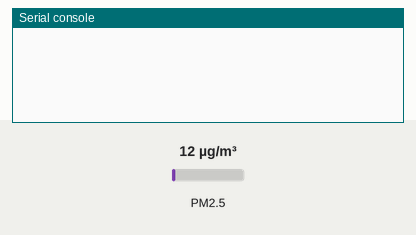
Recording of a program running on a simulated MicroPython board. Parts: the last lines printed to the serial console. Inputs (shaded band) come from the test bench; at power-on: PM2.5 12 µg/m³.

Above: at 1.2 s.
1.3 s: PM2.5 set to 6 µg/m³
At 6.4 s:
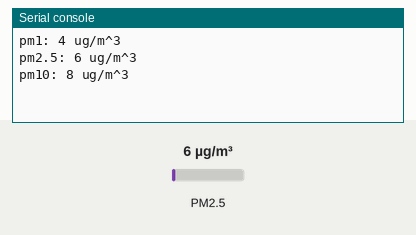
6.8 s: PM2.5 set to 75 µg/m³
At 11.8 s:
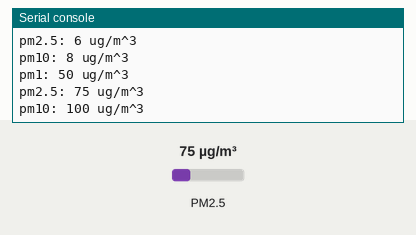
Timing chart, 0 to 13.3 s (numbered marks = the images above; inputs shaded):
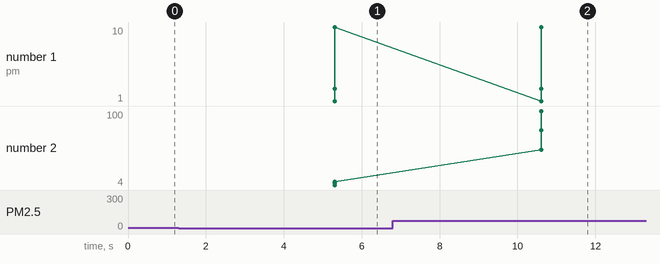

Measured:
- after the input at 1.3 s, the serial console: prints a new line after 4.0 s (image 1)
- after the input at 6.8 s, the serial console: prints a new line after 3.8 s (image 2)
- plotted number 2: 8 → 100 after the input at 6.8 s

The program:

ch03_pms5003.py
```python
import struct
import time
import sys

data_format = ">BBHHHHHHHHHHHHHHH"
mode_passive = b'\xe1\x00\x00'
command_read = b'\xe2\x00\x00'
start_of_frame = bytearray(b'\x42\x4d')

set_passive_command = bytearray()
set_passive_command.extend(start_of_frame)
set_passive_command.extend(mode_passive)
set_passive_command.extend(
    sum(set_passive_command).to_bytes(2, "big"))

read_command = bytearray()
read_command.extend(start_of_frame)
read_command.extend(command_read)
read_command.extend(sum(read_command).to_bytes(2, "big"))

def available(uart):
    if sys.implementation.name == "micropython":
        return uart.any()
    else:
        return uart.in_waiting

def get_ticks():
    if sys.implementation.name == "micropython":
        return time.ticks_ms()
    else:
        return time.monotonic() * 1000

def init_pms5003(uart):
    uart.write(set_passive_command)


def read_pms5003(uart):
    timeout = 200 # in ms
    uart.write(read_command)

    time.sleep(0.1)

    raw_data = bytes()
    got_data = False
    while available(uart) > 0:
        # need to loop through to avoid timeout
        last_data = get_ticks()
        while get_ticks() < last_data + timeout:
            if available(uart):
                raw_data += uart.read(1)
        got_data = True

    if got_data:
        try:
            data = struct.unpack(data_format, raw_data[:32])
            return (data[6], data[7], data[8])
        except ValueError:
            return(-1, -1, -1)
            print("data malformed")

    return(-1, -1, -1)


if __name__ == "__main__":
    from machine import UART, Pin

    uart = UART(0, 9600, tx=Pin(12), rx=Pin(13))
    init_pms5003(uart)

    while True:
        time.sleep(5)
        pm1, pm25, pm10 = read_pms5003(uart)
        print("pm1: %d ug/m^3"% pm1)
        print("pm2.5: %d ug/m^3"% pm25)
        print("pm10: %d ug/m^3"% pm10)
```
